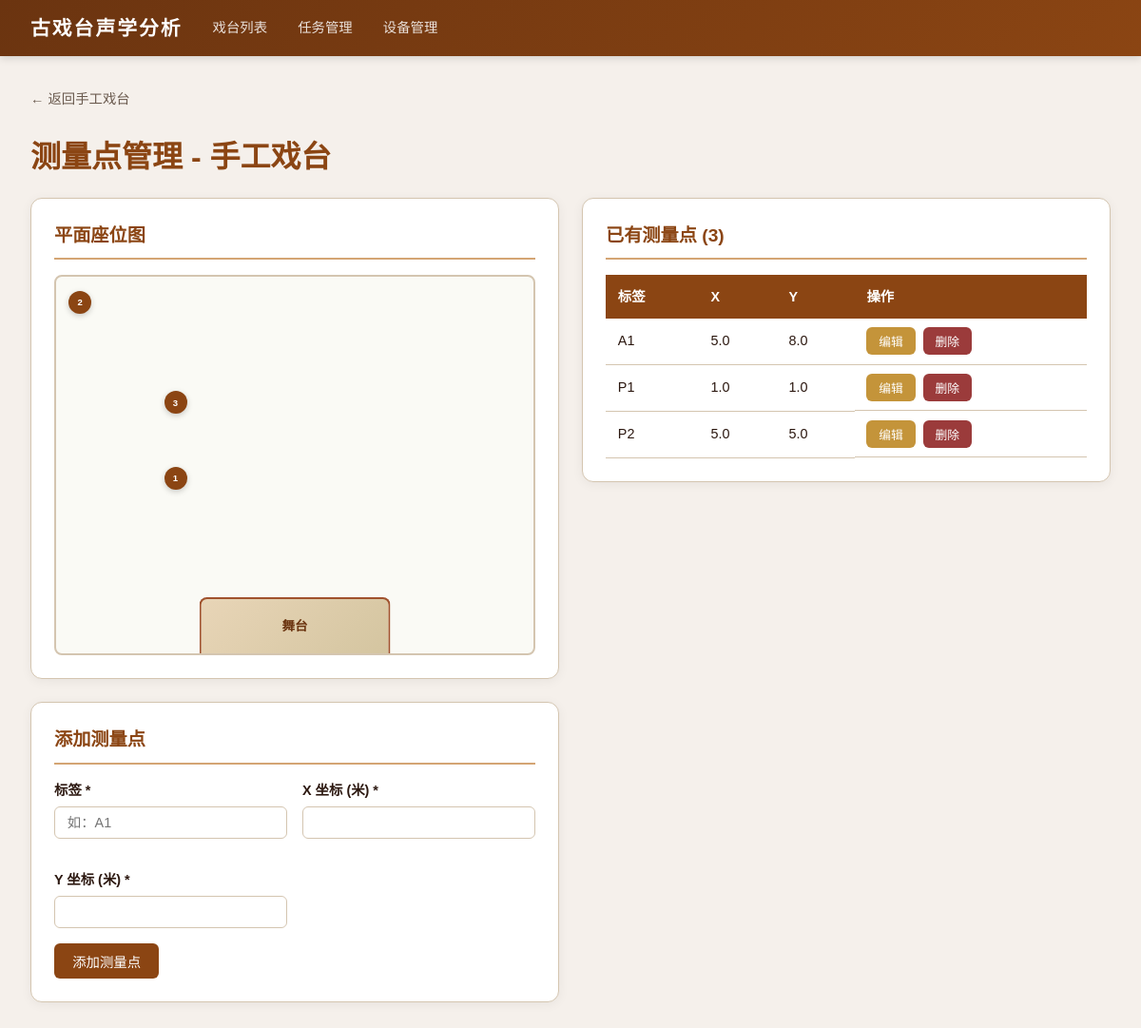
Page /stages/1/points on the earlier database version.
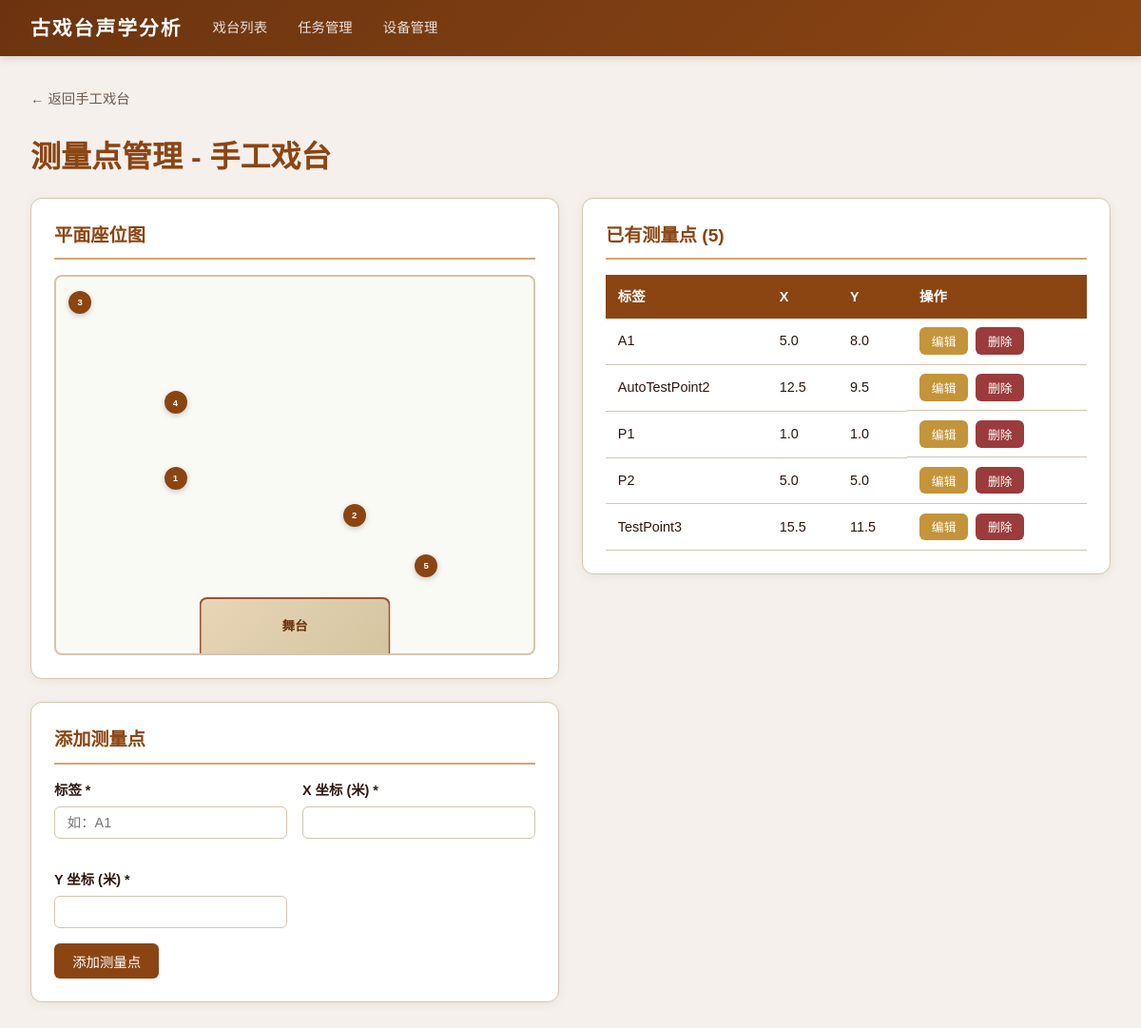
Same page on the later database version.
### tables this page shows
CREATE TABLE measurement_points (
            id INTEGER PRIMARY KEY AUTOINCREMENT,
            stage_id INTEGER NOT NULL,
            label TEXT NOT NULL,
            x REAL NOT NULL,
            y REAL NOT NULL,
            created_at TIMESTAMP DEFAULT CURRENT_TIMESTAMP,
            FOREIGN KEY (stage_id) REFERENCES stages(id) ON DELETE CASCADE,
            UNIQUE(stage_id, x, y)
        );

### app/routers/points.py (the view)
@router.get("/stages/{stage_id}/points", response_class=HTMLResponse)
def points_page(request: Request, stage_id: int, db=Depends(get_db)):
    cursor = db.cursor()
    cursor.execute("SELECT * FROM stages WHERE id = ?", (stage_id,))
    stage = cursor.fetchone()
    if not stage:
        raise HTTPException(status_code=404, detail="戏台不存在")
    stage = dict(stage)
    cursor.execute("SELECT * FROM measurement_points WHERE stage_id = ? ORDER BY label", (stage_id,))
    points = [dict(row) for row in cursor.fetchall()]
    return templates.TemplateResponse("points.html", {"request": request, "stage": stage, "points": points})

### app/templates/points.html (shortened to what this page needs)
{% extends "base.html" %}
{% block content %}
<div style="margin-bottom:1.5rem;">
    <a href="/stages/{{ stage.id }}" style="color:var(--text-light);text-decoration:none;font-size:0.9rem;">← 返回{{ stage.name }}</a>
</div>
<h1 style="color:var(--primary);margin-bottom:1rem;">测量点管理 - {{ stage.name }}</h1>
<div style="display:grid;grid-template-columns:1fr 1fr;gap:1.5rem;">
    <div>
        <div class="card">
            <h2>平面座位图</h2>
            <div class="plan-canvas" id="plan-canvas" style="height:400px;">
                <div class="stage-area" style="width:40%;height:15%;">
                    舞台
                </div>
                {% for p in points %}
                <div class="point-marker" style="left:{{ (p.x / stage.plan_width * 100) }}%;top:{{ (p.y / stage.plan_height * 100) }}%;"
                     title="{{ p.label }} ({{ p.x }}, {{ p.y }})">
                    {{ loop.index }}
                </div>
                {% endfor %}
            </div>
        </div>
        <div class="card">
            <h2>添加测量点</h2>
            <form action="/stages/{{ stage.id }}/points/create" method="post">
                <div class="form-row">
                    <div class="form-group">
                        <label>标签 *</label>
                        <input type="text" name="label" required placeholder="如：A1">
                    </div>
                    <div class="form-group">
                        <label>X 坐标 (米) *</label>
                        <input type="number" name="x" required step="0.1" min="0" max="{{ stage.plan_width }}">
                    </div>
                    <div class="form-group">
                        <label>Y 坐标 (米) *</label>
                        <input type="number" name="y" required step="0.1" min="0" max="{{ stage.plan_height }}">
                    </div>
                </div>
                <button type="submit" class="btn btn-primary">添加测量点</button>
            </form>
        </div>
    </div>
    <div>
        <div class="card">
            <h2>已有测量点 ({{ points|length }})</h2>
            {% if points %}
            <table>
                <thead>
                    <tr>
                        <th>标签</th>
                        <th>X</th>
                        <th>Y</th>
                        <th>操作</th>
                    </tr>
                </thead>
                <tbody>
                    {% for p in points %}
                    <tr>
                        <td id="label-{{ p.id }}">{{ p.label }}</td>
                        <td id="x-{{ p.id }}">{{ p.x }}</td>
                        <td id="y-{{ p.id }}">{{ p.y }}</td>
                        <td class="actions">
                            <button class="btn btn-warning btn-sm" onclick="editPoint({{ p.id }}, '{{ p.label }}', {{ p.x }}, {{ p.y }})">编辑</button>
                            <form action="/stages/{{ stage.id }}/points/{{ p.id }}/delete" method="post" onsubmit="return confirm('确定删除该测量点？关联的声学数据也将被删除。')">
                                <button type="submit" class="btn btn-danger btn-sm">删除</button>
                            </form>
                        </td>
                    </tr>
                    {% endfor %}
                </tbody>
            </table>
            {% else %}
            <p style="color:var(--text-light);text-align:center;padding:1rem;">暂无测量点</p>
            {% endif %}
        </div>
    </div>
</div>
{% endblock %}

Differences in the rows shown:
added measurement_points: label "AutoTestPoint2", x "12.5", y "9.5"
added measurement_points: label "TestPoint3", x "15.5", y "11.5"
Other differences:
{{ points|length }}: "3" → "5"
